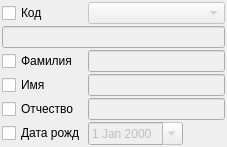
                 <widget class="QWidget" name="tabClient">
                  <attribute name="title">
                   <string>По пациенту</string>
                  </attribute>
                  <layout class="QGridLayout" name="gridLayout_3">
                   <property name="margin">
                    <number>2</number>
                   </property>
                   <property name="spacing">
                    <number>2</number>
                   </property>
                   <item row="0" column="0">
                    <widget class="QCheckBox" name="chkFilterId">
                     <property name="text">
                      <string>Код</string>
                     </property>
                    </widget>
                   </item>
                   <item row="1" column="0" colspan="3">
                    <widget class="QLineEdit" name="edtFilterId">
                     <property name="enabled">
                      <bool>false</bool>
                     </property>
                     <property name="inputMask">
                      <string/>
                     </property>
                     <property name="maxLength">
                      <number>32767</number>
                     </property>
                    </widget>
                   </item>
                   <item row="2" column="0">
                    <widget class="QCheckBox" name="chkFilterLastName">
                     <property name="text">
                      <string>Фамилия</string>
                     </property>
                    </widget>
                   </item>
                   <item row="4" column="0">
                    <widget class="QCheckBox" name="chkFilterFirstName">
                     <property name="text">
                      <string>Имя</string>
                     </property>
                    </widget>
                   </item>
                   <item row="6" column="0">
                    <widget class="QCheckBox" name="chkFilterPatrName">
                     <property name="text">
                      <string>Отчество</string>
                     </property>
                    </widget>
                   </item>
                   <item row="8" column="0">
                    <widget class="QCheckBox" name="chkFilterBirthDay">
                     <property name="sizePolicy">
                      <sizepolicy hsizetype="Preferred" vsizetype="Fixed">
                       <horstretch>0</horstretch>
                       <verstretch>0</verstretch>
                      </sizepolicy>
                     </property>
                     <property name="text">
                      <string>Дата рожд</string>
                     </property>
                    </widget>
                   </item>
                   <item row="8" column="1">
                    <widget class="CDateEdit" name="edtFilterBirthDay">
                     <property name="enabled">
                      <bool>false</bool>
                     </property>
                     <property name="sizePolicy">
                      <sizepolicy hsizetype="Maximum" vsizetype="Fixed">
                       <horstretch>0</horstretch>
                       <verstretch>0</verstretch>
                      </sizepolicy>
                     </property>
                     <property name="calendarPopup">
                      <bool>true</bool>
                     </property>
                    </widget>
                   </item>
                   <item row="8" column="2">
                    <spacer name="horizontalSpacer_2">
                     <property name="orientation">
                      <enum>Qt::Horizontal</enum>
                     </property>
                     <property name="sizeHint" stdset="0">
                      <size>
                       <width>40</width>
                       <height>20</height>
                      </size>
                     </property>
                    </spacer>
                   </item>
                   <item row="0" column="1" colspan="2">
                    <widget class="CRBComboBox" name="cmbFilterAccountingSystem">
                     <property name="enabled">
                      <bool>false</bool>
                     </property>
                    </widget>
                   </item>
                   <item row="2" column="1" colspan="2">
                    <widget class="QLineEdit" name="edtFilterLastName">
                     <property name="enabled">
                      <bool>false</bool>
                     </property>
                    </widget>
                   </item>
                   <item row="4" column="1" colspan="2">
                    <widget class="QLineEdit" name="edtFilterFirstName">
                     <property name="enabled">
                      <bool>false</bool>
                     </property>
                    </widget>
                   </item>
                   <item row="6" column="1" colspan="2">
                    <widget class="QLineEdit" name="edtFilterPatrName">
                     <property name="enabled">
                      <bool>false</bool>
                     </property>
                    </widget>
                   </item>
                  </layout>
                 </widget>
